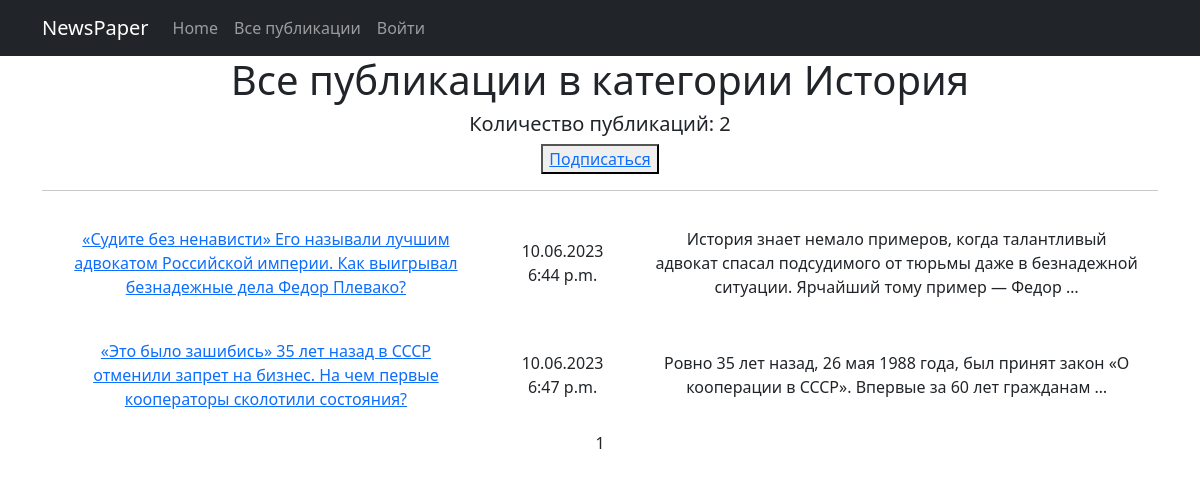
Before: /news/category/3/ with the older database file.
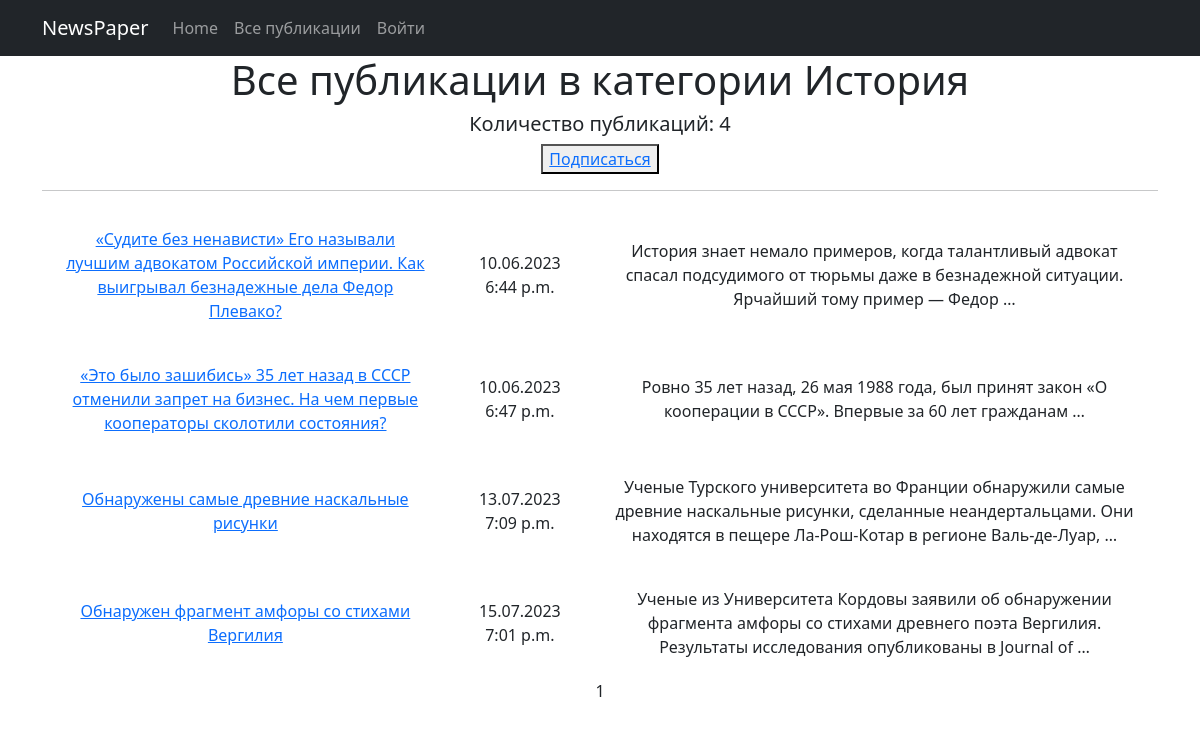
After: the same page with the newer database file.
### news/models.py (models this page shows, shortened)
class Category(models.Model):
    name = models.CharField(max_length=255, unique=True)
    subscribers = models.ManyToManyField(User, blank=True)
    def __str__(self):
        return self.name

class Post(models.Model):
    create_time = models.DateTimeField(auto_now_add=True)
    type = models.CharField(max_length=2, choices=TYPES, default=news)
    title = models.CharField(max_length=255)
    content = models.TextField()
    post_rating = models.IntegerField(default=0)
    author = models.ForeignKey(Author, on_delete=models.PROTECT)
    category = models.ManyToManyField(Category, through='PostCategory')

### news/views.py (the view)
# urls.py: path('category/<int:pk>/', CategoryPostList.as_view(), name='category_news'),
class CategoryPostList(ListView):
    model = Post
    ordering = '-create_time'
    template_name = 'category_news.html'
    context_object_name = 'category_news'
    paginate_by = 10
    def get_queryset(self):
        self.category = get_object_or_404(Category, id=self.kwargs['pk'])
        queryset = Post.objects.filter(category=self.category)
        return queryset
    def get_context_data(self, **kwargs):
        context = super().get_context_data(**kwargs)
        context['is_not_subscribers'] = self.request.user not in self.category.subscribers.all()
        context['category'] = self.category
        return context

### news/templatetags/custom_filters.py (called while the page is built)
@register.filter()
def censor(word):
    bad_words = ['редиска', 'мат']
    if isinstance(word, str):
        for i in word.split():
            if i in bad_words:
                word = word.replace(i, i[0] + '*' * len(i[1:]))
    return word

### templates/category_news.html (shortened to what this page needs)
{% extends 'flatpages/default.html' %}
{% load custom_filters %}
{% block content %}
    <h1>Все публикации в категории {{ category }}</h1>
    <h5>Количество публикаций: {{ category_news|length }} </h5>
        {% if is_not_subscribers %}
            <button><a href="{% url 'subscribe' category.id %}">Подписаться</a></button>
        {% endif %}
    <hr>
    {% if category_news %}
        <table cellpadding="20">
            {% for post in category_news %}
                <tr>
                    <td><a href="{% url 'post_detail' post.id %}">{{ post.title|censor }}</a></td>
                    <td>{{ post.create_time|date:'d.m.Y P' }}</td>
                    <td>{{ post.content|truncatewords:20|censor }}</td>
                </tr>
            {% endfor %}
        </table>
    {% else %}
        <h2>В данной категории публикаций нет!</h2>
    {% endif %}
    {{ page_obj.number }}
{% endblock content %}

### templates/flatpages/default.html (shortened to what this page needs)
<!DOCTYPE html>
<html lang="en">
    <head>
        {% load static %}
        {% load cache %}
        <link href="{% static 'css/styles.css' %}" rel="stylesheet" />
    </head>
    <body>
        {% cache 300 navbar %}
        <nav class="navbar navbar-expand-lg navbar-dark bg-dark static-top">
            <div class="container">
                <a class="navbar-brand" href="#">NewsPaper</a>
                <div class="collapse navbar-collapse" id="navbarResponsive">
                    <ul class="navbar-nav ml-auto">
                        <li class="nav-item active">
                            <a class="nav-link" href="#">Home
                            </a>
                        </li>
                        <li class="nav-item">
                            <a class="nav-link" href="/news/">Все публикации</a>
                        </li>
                        <li class="nav-item">
                            <a class="nav-link" href="/accounts/login/">Войти</a>
                        </li>
                    </ul>
                </div>
            </div>
        </nav>
        {% endcache %}
        <div class="container">
            <div class="row">
                <div class="col-lg-12 text-center">
                    {% block content %}{% endblock content %}
                </div>
            </div>
        </div>
    </body>
</html>

Changed rows visible on the page:
added Post: title|censor "Обнаружены самые древние наскальные рисунки", create_time "13.07.2023 7:09 p.m.", content|censor "Ученые Турского университета во Франции обнаружили самые древние наскальные рисунки, сделанные неандертальцами. Они находятся в пещере Ла-Рош-Котар в регионе Валь-де-Луар, …"
added Post: title|censor "Обнаружен фрагмент амфоры со стихами Вергилия", create_time "15.07.2023 7:01 p.m.", content|censor "Ученые из Университета Кордовы заявили об обнаружении фрагмента амфоры со стихами древнего поэта Вергилия. Результаты исследования опубликованы в Journal of …"
Other visible differences:
{{ category_news|length }}: "2" → "4"
